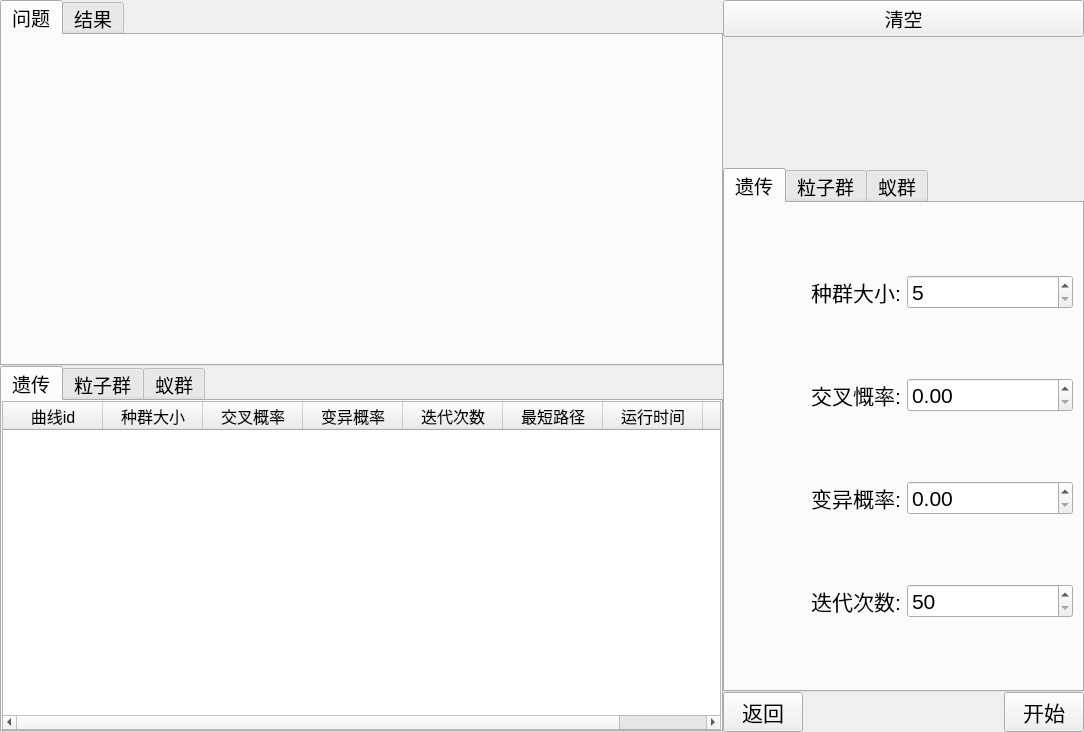
<?xml version="1.0" encoding="UTF-8"?>
<ui version="4.0">
 <class>Tsp_Comp</class>
 <widget class="QWidget" name="Tsp_Comp">
  <property name="geometry">
   <rect>
    <x>0</x>
    <y>0</y>
    <width>1084</width>
    <height>732</height>
   </rect>
  </property>
  <property name="windowTitle">
   <string>Form</string>
  </property>
  <layout class="QHBoxLayout" name="horizontalLayout_4" stretch="2,1">
   <property name="spacing">
    <number>0</number>
   </property>
   <property name="leftMargin">
    <number>0</number>
   </property>
   <property name="topMargin">
    <number>0</number>
   </property>
   <property name="rightMargin">
    <number>0</number>
   </property>
   <property name="bottomMargin">
    <number>0</number>
   </property>
   <item>
    <layout class="QVBoxLayout" name="verticalLayout_9" stretch="1,1">
     <property name="spacing">
      <number>0</number>
     </property>
     <item>
      <widget class="QWidget" name="PlotWidget" native="true">
       <layout class="QVBoxLayout" name="verticalLayout_8">
        <property name="spacing">
         <number>0</number>
        </property>
        <property name="leftMargin">
         <number>0</number>
        </property>
        <property name="topMargin">
         <number>0</number>
        </property>
        <property name="rightMargin">
         <number>0</number>
        </property>
        <property name="bottomMargin">
         <number>0</number>
        </property>
        <item>
         <widget class="QTabWidget" name="PlotTabWidget">
          <property name="font">
           <font>
            <pointsize>14</pointsize>
           </font>
          </property>
          <property name="currentIndex">
           <number>0</number>
          </property>
          <widget class="QWidget" name="proPlotWidget">
           <property name="font">
            <font>
             <pointsize>12</pointsize>
            </font>
           </property>
           <attribute name="title">
            <string>问题</string>
           </attribute>
           <layout class="QHBoxLayout" name="horizontalLayout">
            <property name="spacing">
             <number>0</number>
            </property>
            <property name="leftMargin">
             <number>0</number>
            </property>
            <property name="topMargin">
             <number>0</number>
            </property>
            <property name="rightMargin">
             <number>0</number>
            </property>
            <property name="bottomMargin">
             <number>0</number>
            </property>
            <item>
             <widget class="QCustomPlot" name="proPlot" native="true"/>
            </item>
           </layout>
          </widget>
          <widget class="QWidget" name="resPlotWidget">
           <attribute name="title">
            <string>结果</string>
           </attribute>
           <layout class="QVBoxLayout" name="verticalLayout">
            <property name="spacing">
             <number>0</number>
            </property>
            <property name="leftMargin">
             <number>0</number>
            </property>
            <property name="topMargin">
             <number>0</number>
            </property>
            <property name="rightMargin">
             <number>0</number>
            </property>
            <property name="bottomMargin">
             <number>0</number>
            </property>
            <item>
             <widget class="QCustomPlot" name="resPlot" native="true"/>
            </item>
           </layout>
          </widget>
         </widget>
        </item>
       </layout>
      </widget>
     </item>
     <item>
      <widget class="QWidget" name="ResWidget" native="true">
       <property name="font">
        <font>
         <pointsize>9</pointsize>
        </font>
       </property>
       <layout class="QVBoxLayout" name="verticalLayout_6">
        <property name="spacing">
         <number>0</number>
        </property>
        <property name="leftMargin">
         <number>0</number>
        </property>
        <property name="topMargin">
         <number>0</number>
        </property>
        <property name="rightMargin">
         <number>0</number>
        </property>
        <property name="bottomMargin">
         <number>0</number>
        </property>
        <item>
         <widget class="QTabWidget" name="ResTabWidget">
          <property name="font">
           <font>
            <pointsize>14</pointsize>
           </font>
          </property>
          <property name="currentIndex">
           <number>0</number>
          </property>
          <widget class="QWidget" name="GA_Res">
           <property name="font">
            <font>
             <pointsize>12</pointsize>
            </font>
           </property>
           <attribute name="title">
            <string>遗传</string>
           </attribute>
           <layout class="QVBoxLayout" name="verticalLayout_3">
            <property name="spacing">
             <number>0</number>
            </property>
            <property name="leftMargin">
             <number>0</number>
            </property>
            <property name="topMargin">
             <number>0</number>
            </property>
            <property name="rightMargin">
             <number>0</number>
            </property>
            <property name="bottomMargin">
             <number>0</number>
            </property>
            <item>
             <widget class="QTableWidget" name="GAResTable">
              <column>
               <property name="text">
                <string>曲线id</string>
               </property>
              </column>
              <column>
               <property name="text">
                <string>种群大小</string>
               </property>
              </column>
              <column>
               <property name="text">
                <string>交叉概率</string>
               </property>
              </column>
              <column>
               <property name="text">
                <string>变异概率</string>
               </property>
              </column>
              <column>
               <property name="text">
                <string>迭代次数</string>
               </property>
              </column>
              <column>
               <property name="text">
                <string>最短路径</string>
               </property>
              </column>
              <column>
               <property name="text">
                <string>运行时间</string>
               </property>
              </column>
              <column>
               <property name="text">
                <string>是否显示</string>
               </property>
              </column>
             </widget>
            </item>
           </layout>
          </widget>
          <widget class="QWidget" name="PSO_Res">
           <property name="font">
            <font>
             <pointsize>12</pointsize>
            </font>
           </property>
           <attribute name="title">
            <string>粒子群</string>
           </attribute>
           <layout class="QVBoxLayout" name="verticalLayout_4">
            <property name="spacing">
             <number>0</number>
            </property>
            <property name="leftMargin">
             <number>0</number>
            </property>
            <property name="topMargin">
             <number>0</number>
            </property>
            <property name="rightMargin">
             <number>0</number>
            </property>
            <property name="bottomMargin">
             <number>0</number>
            </property>
            <item>
             <widget class="QTableWidget" name="PSOResTable">
              <property name="font">
               <font>
                <pointsize>12</pointsize>
               </font>
              </property>
              <column>
               <property name="text">
                <string>曲线id</string>
               </property>
              </column>
              <column>
               <property name="text">
                <string>种群大小</string>
               </property>
              </column>
              <column>
               <property name="text">
                <string>C1</string>
               </property>
              </column>
              <column>
               <property name="text">
                <string>C2</string>
               </property>
              </column>
              <column>
               <property name="text">
                <string>迭代次数</string>
               </property>
              </column>
              <column>
               <property name="text">
                <string>最短路径</string>
               </property>
              </column>
              <column>
               <property name="text">
                <string>运行时间</string>
               </property>
              </column>
              <column>
               <property name="text">
                <string>是否显示</string>
               </property>
              </column>
             </widget>
            </item>
           </layout>
          </widget>
          <widget class="QWidget" name="ACO_Res">
           <property name="font">
            <font>
             <pointsize>12</pointsize>
            </font>
           </property>
           <attribute name="title">
            <string>蚁群</string>
           </attribute>
           <layout class="QVBoxLayout" name="verticalLayout_5">
            <property name="spacing">
             <number>0</number>
            </property>
            <property name="leftMargin">
             <number>0</number>
            </property>
            <property name="topMargin">
             <number>0</number>
            </property>
            <property name="rightMargin">
             <number>0</number>
            </property>
            <property name="bottomMargin">
             <number>0</number>
            </property>
            <item>
             <widget class="QTableWidget" name="ACOResTable">
              <property name="font">
               <font>
                <pointsize>12</pointsize>
               </font>
              </property>
              <column>
               <property name="text">
                <string>曲线id</string>
               </property>
              </column>
              <column>
               <property name="text">
                <string>蚁群大小</string>
               </property>
              </column>
              <column>
               <property name="text">
                <string>ρ</string>
               </property>
              </column>
              <column>
               <property name="text">
                <string>α</string>
               </property>
              </column>
              <column>
               <property name="text">
                <string>β</string>
               </property>
              </column>
              <column>
               <property name="text">
                <string>Q</string>
               </property>
              </column>
              <column>
               <property name="text">
                <string>迭代次数</string>
               </property>
              </column>
              <column>
               <property name="text">
                <string>最短路径</string>
               </property>
              </column>
              <column>
               <property name="text">
                <string>运行时间</string>
               </property>
              </column>
              <column>
               <property name="text">
                <string>是否显示</string>
               </property>
              </column>
             </widget>
            </item>
           </layout>
          </widget>
         </widget>
        </item>
       </layout>
      </widget>
     </item>
    </layout>
   </item>
   <item>
    <layout class="QVBoxLayout" name="verticalLayout_2" stretch="1,25,100,1">
     <property name="spacing">
      <number>0</number>
     </property>
     <item>
      <layout class="QHBoxLayout" name="horizontalLayout_3">
       <item>
        <widget class="QPushButton" name="clearResBtn">
         <property name="font">
          <font>
           <pointsize>14</pointsize>
          </font>
         </property>
         <property name="text">
          <string>清空</string>
         </property>
        </widget>
       </item>
      </layout>
     </item>
     <item>
      <spacer name="verticalSpacer">
       <property name="orientation">
        <enum>Qt::Vertical</enum>
       </property>
       <property name="sizeHint" stdset="0">
        <size>
         <width>20</width>
         <height>40</height>
        </size>
       </property>
      </spacer>
     </item>
     <item>
      <widget class="QWidget" name="ParaWidget" native="true">
       <layout class="QVBoxLayout" name="verticalLayout_7">
        <property name="spacing">
         <number>0</number>
        </property>
        <property name="leftMargin">
         <number>0</number>
        </property>
        <property name="topMargin">
         <number>0</number>
        </property>
        <property name="rightMargin">
         <number>0</number>
        </property>
        <property name="bottomMargin">
         <number>0</number>
        </property>
        <item>
         <widget class="QTabWidget" name="ParaTabWidget">
          <property name="font">
           <font>
            <pointsize>14</pointsize>
           </font>
          </property>
          <property name="currentIndex">
           <number>0</number>
          </property>
          <widget class="QWidget" name="GA_Para">
           <property name="font">
            <font>
             <pointsize>16</pointsize>
            </font>
           </property>
           <attribute name="title">
            <string>遗传</string>
           </attribute>
           <layout class="QGridLayout" name="gridLayout">
            <item row="0" column="0">
             <widget class="QLabel" name="label">
              <property name="text">
               <string>种群大小:</string>
              </property>
              <property name="alignment">
               <set>Qt::AlignRight|Qt::AlignTrailing|Qt::AlignVCenter</set>
              </property>
             </widget>
            </item>
            <item row="1" column="1">
             <widget class="QDoubleSpinBox" name="cross_Spin">
              <property name="focusPolicy">
               <enum>Qt::NoFocus</enum>
              </property>
              <property name="keyboardTracking">
               <bool>true</bool>
              </property>
              <property name="minimum">
               <double>0.000000000000000</double>
              </property>
              <property name="maximum">
               <double>0.900000000000000</double>
              </property>
              <property name="singleStep">
               <double>0.050000000000000</double>
              </property>
             </widget>
            </item>
            <item row="0" column="1">
             <widget class="QSpinBox" name="GApopu_Spin">
              <property name="focusPolicy">
               <enum>Qt::NoFocus</enum>
              </property>
              <property name="readOnly">
               <bool>false</bool>
              </property>
              <property name="keyboardTracking">
               <bool>false</bool>
              </property>
              <property name="minimum">
               <number>5</number>
              </property>
              <property name="maximum">
               <number>100</number>
              </property>
              <property name="singleStep">
               <number>5</number>
              </property>
             </widget>
            </item>
            <item row="2" column="1">
             <widget class="QDoubleSpinBox" name="var_Spin">
              <property name="focusPolicy">
               <enum>Qt::NoFocus</enum>
              </property>
              <property name="keyboardTracking">
               <bool>true</bool>
              </property>
              <property name="minimum">
               <double>0.000000000000000</double>
              </property>
              <property name="maximum">
               <double>0.100000000000000</double>
              </property>
              <property name="singleStep">
               <double>0.010000000000000</double>
              </property>
             </widget>
            </item>
            <item row="3" column="0">
             <widget class="QLabel" name="label_4">
              <property name="text">
               <string>迭代次数:</string>
              </property>
              <property name="alignment">
               <set>Qt::AlignRight|Qt::AlignTrailing|Qt::AlignVCenter</set>
              </property>
             </widget>
            </item>
            <item row="2" column="0">
             <widget class="QLabel" name="label_3">
              <property name="text">
               <string>变异概率:</string>
              </property>
              <property name="alignment">
               <set>Qt::AlignRight|Qt::AlignTrailing|Qt::AlignVCenter</set>
              </property>
             </widget>
            </item>
            <item row="3" column="1">
             <widget class="QSpinBox" name="GAiterNums_Spin">
              <property name="focusPolicy">
               <enum>Qt::NoFocus</enum>
              </property>
              <property name="keyboardTracking">
               <bool>true</bool>
              </property>
              <property name="minimum">
               <number>50</number>
              </property>
              <property name="maximum">
               <number>400</number>
              </property>
              <property name="singleStep">
               <number>10</number>
              </property>
             </widget>
            </item>
            <item row="1" column="0">
             <widget class="QLabel" name="label_2">
              <property name="text">
               <string>交叉慨率:</string>
              </property>
              <property name="alignment">
               <set>Qt::AlignRight|Qt::AlignTrailing|Qt::AlignVCenter</set>
              </property>
             </widget>
            </item>
           </layout>
          </widget>
          <widget class="QWidget" name="PSO_Para">
           <property name="font">
            <font>
             <pointsize>14</pointsize>
            </font>
           </property>
           <attribute name="title">
            <string>粒子群</string>
           </attribute>
           <layout class="QGridLayout" name="gridLayout_2">
            <item row="2" column="0">
             <widget class="QLabel" name="label_11">
              <property name="text">
               <string>保留概率C2:</string>
              </property>
              <property name="alignment">
               <set>Qt::AlignRight|Qt::AlignTrailing|Qt::AlignVCenter</set>
              </property>
             </widget>
            </item>
            <item row="0" column="1">
             <widget class="QSpinBox" name="PSOpopu_Spin">
              <property name="focusPolicy">
               <enum>Qt::NoFocus</enum>
              </property>
              <property name="minimum">
               <number>5</number>
              </property>
              <property name="singleStep">
               <number>5</number>
              </property>
             </widget>
            </item>
            <item row="0" column="0">
             <widget class="QLabel" name="label_6">
              <property name="text">
               <string>种群大小:</string>
              </property>
              <property name="alignment">
               <set>Qt::AlignRight|Qt::AlignTrailing|Qt::AlignVCenter</set>
              </property>
             </widget>
            </item>
            <item row="1" column="0">
             <widget class="QLabel" name="label_7">
              <property name="text">
               <string>保留概率C1:</string>
              </property>
              <property name="alignment">
               <set>Qt::AlignRight|Qt::AlignTrailing|Qt::AlignVCenter</set>
              </property>
             </widget>
            </item>
            <item row="3" column="1">
             <widget class="QSpinBox" name="PSOiterNums_Spin">
              <property name="focusPolicy">
               <enum>Qt::NoFocus</enum>
              </property>
              <property name="minimum">
               <number>50</number>
              </property>
              <property name="maximum">
               <number>400</number>
              </property>
              <property name="singleStep">
               <number>10</number>
              </property>
             </widget>
            </item>
            <item row="1" column="1">
             <widget class="QDoubleSpinBox" name="C1_Spin">
              <property name="focusPolicy">
               <enum>Qt::NoFocus</enum>
              </property>
              <property name="minimum">
               <double>0.000000000000000</double>
              </property>
              <property name="maximum">
               <double>4.000000000000000</double>
              </property>
              <property name="singleStep">
               <double>0.050000000000000</double>
              </property>
             </widget>
            </item>
            <item row="3" column="0">
             <widget class="QLabel" name="label_5">
              <property name="text">
               <string>迭代次数:</string>
              </property>
              <property name="alignment">
               <set>Qt::AlignRight|Qt::AlignTrailing|Qt::AlignVCenter</set>
              </property>
             </widget>
            </item>
            <item row="2" column="1">
             <widget class="QDoubleSpinBox" name="C2_Spin">
              <property name="focusPolicy">
               <enum>Qt::NoFocus</enum>
              </property>
              <property name="minimum">
               <double>0.000000000000000</double>
              </property>
              <property name="maximum">
               <double>4.000000000000000</double>
              </property>
              <property name="singleStep">
               <double>0.050000000000000</double>
              </property>
             </widget>
            </item>
           </layout>
          </widget>
          <widget class="QWidget" name="ACO_Para">
           <property name="font">
            <font>
             <pointsize>14</pointsize>
            </font>
           </property>
           <attribute name="title">
            <string>蚁群</string>
           </attribute>
           <layout class="QGridLayout" name="gridLayout_3">
            <item row="0" column="0">
             <widget class="QLabel" name="label_13">
              <property name="text">
               <string>蚁群大小:</string>
              </property>
              <property name="alignment">
               <set>Qt::AlignRight|Qt::AlignTrailing|Qt::AlignVCenter</set>
              </property>
             </widget>
            </item>
            <item row="0" column="1">
             <widget class="QSpinBox" name="ACOpopu_Spin">
              <property name="focusPolicy">
               <enum>Qt::NoFocus</enum>
              </property>
              <property name="minimum">
               <number>5</number>
              </property>
              <property name="maximum">
               <number>40</number>
              </property>
              <property name="singleStep">
               <number>5</number>
              </property>
             </widget>
            </item>
            <item row="1" column="0">
             <widget class="QLabel" name="label_12">
              <property name="text">
               <string>挥发因子ρ:</string>
              </property>
              <property name="alignment">
               <set>Qt::AlignRight|Qt::AlignTrailing|Qt::AlignVCenter</set>
              </property>
             </widget>
            </item>
            <item row="1" column="1">
             <widget class="QDoubleSpinBox" name="Rho_Spin">
              <property name="focusPolicy">
               <enum>Qt::NoFocus</enum>
              </property>
              <property name="minimum">
               <double>0.100000000000000</double>
              </property>
              <property name="maximum">
               <double>0.900000000000000</double>
              </property>
              <property name="singleStep">
               <double>0.050000000000000</double>
              </property>
             </widget>
            </item>
            <item row="2" column="0">
             <widget class="QLabel" name="label_16">
              <property name="text">
               <string>信息素因子α:</string>
              </property>
              <property name="alignment">
               <set>Qt::AlignRight|Qt::AlignTrailing|Qt::AlignVCenter</set>
              </property>
             </widget>
            </item>
            <item row="2" column="1">
             <widget class="QDoubleSpinBox" name="Alpha_Spin">
              <property name="focusPolicy">
               <enum>Qt::NoFocus</enum>
              </property>
              <property name="minimum">
               <double>0.000000000000000</double>
              </property>
              <property name="maximum">
               <double>10.000000000000000</double>
              </property>
              <property name="singleStep">
               <double>0.500000000000000</double>
              </property>
             </widget>
            </item>
            <item row="3" column="0">
             <widget class="QLabel" name="label_14">
              <property name="text">
               <string>&lt;html&gt;&lt;head/&gt;&lt;body&gt;&lt;p&gt;期望函数因子β:&lt;/p&gt;&lt;/body&gt;&lt;/html&gt;</string>
              </property>
              <property name="alignment">
               <set>Qt::AlignRight|Qt::AlignTrailing|Qt::AlignVCenter</set>
              </property>
             </widget>
            </item>
            <item row="3" column="1">
             <widget class="QDoubleSpinBox" name="Beta_Spin">
              <property name="focusPolicy">
               <enum>Qt::NoFocus</enum>
              </property>
              <property name="minimum">
               <double>0.000000000000000</double>
              </property>
              <property name="maximum">
               <double>10.000000000000000</double>
              </property>
              <property name="singleStep">
               <double>0.500000000000000</double>
              </property>
             </widget>
            </item>
            <item row="4" column="0">
             <widget class="QLabel" name="label_17">
              <property name="text">
               <string>&lt;html&gt;&lt;head/&gt;&lt;body&gt;&lt;p&gt;信息素强度Q:&lt;/p&gt;&lt;/body&gt;&lt;/html&gt;</string>
              </property>
              <property name="alignment">
               <set>Qt::AlignRight|Qt::AlignTrailing|Qt::AlignVCenter</set>
              </property>
             </widget>
            </item>
            <item row="4" column="1">
             <widget class="QDoubleSpinBox" name="Q_Spin">
              <property name="focusPolicy">
               <enum>Qt::NoFocus</enum>
              </property>
              <property name="minimum">
               <double>0.100000000000000</double>
              </property>
              <property name="maximum">
               <double>0.900000000000000</double>
              </property>
              <property name="singleStep">
               <double>0.050000000000000</double>
              </property>
             </widget>
            </item>
            <item row="5" column="0">
             <widget class="QLabel" name="label_15">
              <property name="text">
               <string>迭代次数:</string>
              </property>
              <property name="alignment">
               <set>Qt::AlignRight|Qt::AlignTrailing|Qt::AlignVCenter</set>
              </property>
             </widget>
            </item>
            <item row="5" column="1">
             <widget class="QSpinBox" name="ACO_iterNums_Spin">
              <property name="focusPolicy">
               <enum>Qt::NoFocus</enum>
              </property>
              <property name="minimum">
               <number>50</number>
              </property>
              <property name="maximum">
               <number>400</number>
              </property>
              <property name="singleStep">
               <number>10</number>
              </property>
             </widget>
            </item>
           </layout>
          </widget>
         </widget>
        </item>
       </layout>
      </widget>
     </item>
     <item>
      <layout class="QHBoxLayout" name="horizontalLayout_2">
       <item>
        <widget class="QPushButton" name="returnBtn">
         <property name="font">
          <font>
           <pointsize>16</pointsize>
          </font>
         </property>
         <property name="text">
          <string>返回</string>
         </property>
        </widget>
       </item>
       <item>
        <spacer name="horizontalSpacer">
         <property name="orientation">
          <enum>Qt::Horizontal</enum>
         </property>
         <property name="sizeHint" stdset="0">
          <size>
           <width>40</width>
           <height>20</height>
          </size>
         </property>
        </spacer>
       </item>
       <item>
        <widget class="QPushButton" name="startDemoBtn">
         <property name="font">
          <font>
           <pointsize>16</pointsize>
          </font>
         </property>
         <property name="text">
          <string>开始</string>
         </property>
        </widget>
       </item>
      </layout>
     </item>
    </layout>
   </item>
  </layout>
 </widget>
 <customwidgets>
  <customwidget>
   <class>QCustomPlot</class>
   <extends>QWidget</extends>
   <header>qcustomplot.h</header>
   <container>1</container>
  </customwidget>
 </customwidgets>
 <resources/>
 <connections/>
</ui>
